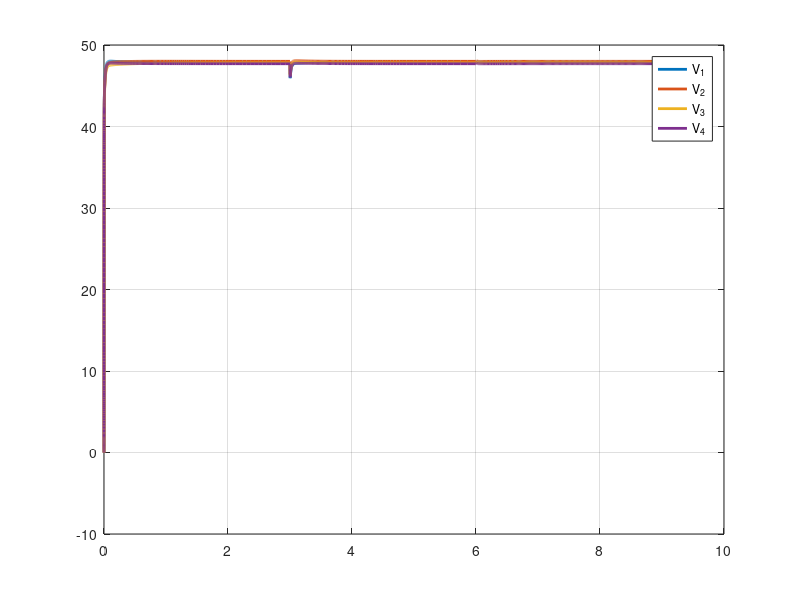
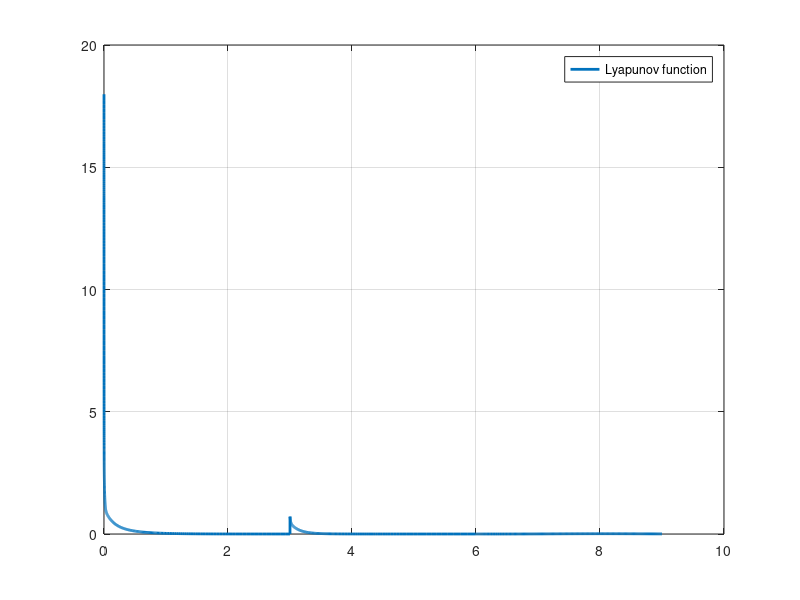

MATLAB code to generate these figures, in order:
%%%%%%%%%%%%%%%%%%%%%%%%%%%%%%%%%%%%%%%%%%%%%%%%%%%%%%%%%%%%%%%%%%%%%%%%%%%%%%%%%%%%%%%%%%%%%%%%%%%%%%%%%%%%%%%%%%%%%%%%%%%%%%%%%%%%%
% Title: DCnetwork_idealSim.m
% Description: Microgrid simulation example for "Increasing the region of
% attraction in DC microgrids" using ideal network dynamics
% Authour: Michele Cucuzzella, Joel Ferguson
% Date 2-September-2022
% Version: 1.1
%%%%%%%%%%%%%%%%%%%%%%%%%%%%%%%%%%%%%%%%%%%%%%%%%%%%%%%%%%%%%%%%%%%%%%%%%%%%%%%%%%%%%%%%%%%%%%%%%%%%%%%%%%%%%%%%%%%%%%%%%%%%%%%%%%%%%
clear
clc

% Function to remove NaNs when starting from 0 voltage
removeNan = @(x) fillmissing(x,'constant',0);

%% Simulation settings
% Select simulation scenario
% 1: Ideal power loads
% 2: Non-ideal power loads
simNumber = 2; 

% Simulation length
sim.Tf = 9;
% Time of power load step change
sim.Tload1 = 3;
% Time to add time-varying power load
sim.Tload2 = 6;

%% Define plant dynamcis
% n nodes, m edges
n = 4;
m = 4;

% Network incidence matrix
sys.B = [-1 0 0 -1;       
      1 -1 0 0;
      0  1 -1 0;
    0 0 1 1];

% Define filter and network parameters
sys.R = diag([0.2,0.3,0.5,0.1]);
sys.L = diag([1.8,2,3,2.2])*1e-3;
sys.C = diag([2.2,1.9,2.5,1.7])*1e-3;
sys.Rt = diag([70,50,80,60])*1e-3;
sys.Lt = diag([2.1,2.3,2,1.8])*1e-6;

% Define nominal load parameters
sys.GLs = diag([1/10,1/6,1/4,1/8]);
sys.ILs = [4 4 4 4]';
sys.PLs = @(t) [250 250 250 250]' + (t > sim.Tload1)*[750 0 0 0]';
% Define load cut-off voltages for two simulated scenarios
switch simNumber
    case 1 % Ideal constant power load; Vc = 0
        sys.Vc = zeros(n,1);% cut-off voltage (ideal CPL: sys.Vc = 0, non ideal CPL: sys.Vc = 24)
        sys.GLp = @(t) zeros(n);
        sim.V0 = [23.95; 24; 23.9; 23.85];

    case 2 % Non-ideal constant power load; Vc = 24
        sys.Vc = 24*ones(n,1);
        sys.GLp = @(t) diag(sys.PLs(t)./sys.Vc.^2);
        sim.V0 = zeros(n,1);
end
% Define ZIP load based on defined parameters
sys.IL = @(q,t) removeNan((sys.C\q >= sys.Vc).*(sys.GLs*(sys.C\q) + sys.ILs + sys.PLs(t)./(sys.C\q))) + (sys.C\q < sys.Vc).*((sys.GLs + sys.GLp(t))*(sys.C\q) + sys.ILs);

% Define time-varing disturbance which is unknown to the controller
sys.delta = @(q,t) zeros(2*n+m,1) + removeNan((t > sim.Tload2)*[zeros(n,1); -100*sin(t)*sys.C(1,1)/q(1); zeros(n-1,1); zeros(m,1)]);

% Define functinos to partition state vector for x = [phi; q; phi_t] 
sys.phi = @(x) x(1:n);
sys.q = @(x) x(n+1:2*n);
sys.phit = @(x) x(2*n+1:2*n+m);

% Define open-loop plant dynamics
sys.H = @(phi,q,phit) 0.5*phi.'*(sys.L\phi) + 0.5*q.'*(sys.C\q) + 0.5*phit.'*(sys.Lt\phit);
sys.dHdx = @(phi,q,phit) [sys.L\phi; sys.C\q; sys.Lt\phit];
sys.F = [-sys.R -eye(n) zeros(n,m);
            eye(n) zeros(n) sys.B;
            zeros(m,n) -sys.B.' -sys.Rt];
sys.dx = @(t,x,u) sys.F*sys.dHdx(sys.phi(x),sys.q(x),sys.phit(x)) + [u; -sys.IL(sys.q(x),t); zeros(m,1)] + sys.delta(sys.q(x),t);

%% Define controller
% Target note voltages and charges
ctrl.V_star = [47.9 48 47.8 47.7].';
ctrl.q_star = sys.C*ctrl.V_star;

% Define feedforward controller from proposition 2
ctrl.u = @(v) sys.C\ctrl.q_star + v;

% Define parameters for ISS controller
% Tuning parameters
ctrl.Kp = 4e1*eye(n);
ctrl.Ki = 1e0*eye(n);
ctrl.A = 1.5e0*eye(n);
ctrl.Kd1 = 1.5e2*ctrl.A;
% Computed parameters
ctrl.E = inv(sys.L)*inv(ctrl.Kp) + inv(sys.L)*ctrl.A*sys.C*ctrl.A;
ctrl.Kd2 = inv(sys.L)*ctrl.A*sys.C;
ctrl.Kd3 = 0.25*inv(ctrl.Kp)*inv(sys.L)*ctrl.A*inv(ctrl.Kd1+ctrl.E*ctrl.A)*ctrl.A*inv(sys.L)*inv(ctrl.Kp);

% Gains for implementation
% Integrator gains
ctrl.w_x = (ctrl.Kd3 - 0.5*inv(ctrl.Kp)*inv(sys.L)*ctrl.A)*ctrl.Ki;
ctrl.w_q = 0.5*inv(sys.L)*ctrl.A*ctrl.A + inv(ctrl.Kp)*inv(sys.L)*inv(sys.C) - ctrl.w_x*ctrl.A;
ctrl.w_phi = 0.5*inv(sys.L)*ctrl.A - ctrl.w_x;
% Signal gains
ctrl.psi_x = -(ctrl.Kd1 + ctrl.E*ctrl.A - 0.5*ctrl.A*inv(sys.L)*inv(ctrl.Kp))*ctrl.Ki;
ctrl.psi_q = -inv(sys.C) + ctrl.Kd1*ctrl.Kp*ctrl.A + ctrl.E*ctrl.Kp*ctrl.A*ctrl.A + ctrl.E*inv(sys.C) - ctrl.psi_x*ctrl.A;
ctrl.psi_phi = -sys.R*inv(sys.L) + ctrl.Kd1*ctrl.Kp + ctrl.E*ctrl.A*ctrl.Kp - ctrl.psi_x;

% Define ISS controller from Proposition 3
ctrl.dxc = @(q_tilde,phi,xc) -ctrl.w_q*q_tilde - ctrl.w_phi*phi - ctrl.w_x*xc;
ctrl.v = @(q_tilde,phi,xc) -ctrl.psi_q*q_tilde - ctrl.psi_phi*phi - ctrl.psi_x*xc;

% Partition function to extract controller state
ctrl.xc = @(x) x(2*n+m+1:3*n+m);
% Function to compute the charge error
ctrl.q_tilde = @(x) x(n+1:2*n) - ctrl.q_star;

% Rewrite controller to expect full state vector as input
ctrl.dxc_wrap = @(x) ctrl.dxc(ctrl.q_tilde(x), sys.phi(x), ctrl.xc(x));
ctrl.v_wrap = @(x) ctrl.v(ctrl.q_tilde(x), sys.phi(x), ctrl.xc(x));

%% Construct ISS-Lyapunov function for closed-loop system
% Define lumped terms from Proposition 3
ctrl.Phi = -(sys.Rt\sys.B.')*(sys.C\ctrl.q_star);
ctrl.Lambda = @(q,t) (sys.C\q >= sys.Vc).*(sys.ILs + sys.PLs(t)./(sys.C\ctrl.q_star) + sys.GLs*(sys.C\ctrl.q_star) - sys.B*ctrl.Phi) + (sys.C\q < sys.Vc).*(sys.ILs + (sys.GLs + sys.GLp(t))*(sys.C\ctrl.q_star) - sys.B*ctrl.Phi);
ctrl.Gamma = @(q,t) ctrl.Ki\inv(ctrl.Kd1 + ctrl.E*ctrl.A - 0.5*ctrl.A*inv(sys.L)*inv(ctrl.Kp))*(ctrl.Kd1 + ctrl.E*ctrl.A)*ctrl.Kp*sys.L*ctrl.Lambda(q,t);

% Compute the equilibrium values of lumped terms
ctrl.Lambda_star = @(t) ctrl.Lambda(ctrl.q_star,t);
ctrl.Gamma_star = @(t) ctrl.Gamma(ctrl.q_star,t);

% Compute the equilibrium point for given load and input
ctrl.X_star = @(t) [sys.L*ctrl.Lambda_star(t); ctrl.q_star; sys.Lt*ctrl.Phi; sys.L*ctrl.Lambda_star(t)+ctrl.Gamma_star(t)];


% Define the ISS-Lyapunov function
ctrl.Q = [ctrl.Kp+ctrl.Ki, (ctrl.Kp+ctrl.Ki)*ctrl.A, zeros(n,m), -ctrl.Ki;
        ctrl.A*(ctrl.Kp+ctrl.Ki), ctrl.A*(ctrl.Kp+ctrl.Ki)*ctrl.A+inv(sys.C) zeros(n,m), -ctrl.A*ctrl.Ki;
        zeros(m,n), zeros(m,n), inv(sys.Lt), zeros(m,n);
        -ctrl.Ki, ctrl.Ki*ctrl.A, zeros(n,m), ctrl.Ki];
ctrl.W = @(X,t) 0.5*(X - ctrl.X_star(t)).'*ctrl.Q*(X - ctrl.X_star(t));

%% Simulate system
% Define initial conditions
sim.phi0 = zeros(n,1);
sim.phit0 = zeros(m,1);
sim.xc0 = zeros(n,1);
sim.x0 = [sim.phi0; (sys.C*sim.V0); sim.phit0; sim.xc0];

% Pack ODE for closed-loop system
sim.wrap = @(t,x) [sys.dx(t,x,ctrl.u(ctrl.v_wrap(x)));
                    ctrl.dxc_wrap(x)];

% Simulate system
options = odeset('RelTol',1e-6);
[res.t, res.x] = ode23s(sim.wrap,[0 sim.Tf],sim.x0,options);

% Compute result
res.V = zeros(length(res.t),n);
for i=1:length(res.t)
    q = res.x(i,n+1:2*n).';
    res.W(i) = ctrl.W(res.x(i,:).',res.t(i));
    res.V(i,:) = (sys.C\q).';
end

%% Plot results
% Node voltages
figure(1)
plot(res.t, res.V, 'LineWidth', 2)
grid on
legend('V_1','V_2','V_3','V_4')

% Lyapunov function
figure(2)
plot(res.t, res.W, 'LineWidth', 2)
grid on
legend('Lyapunov function')
